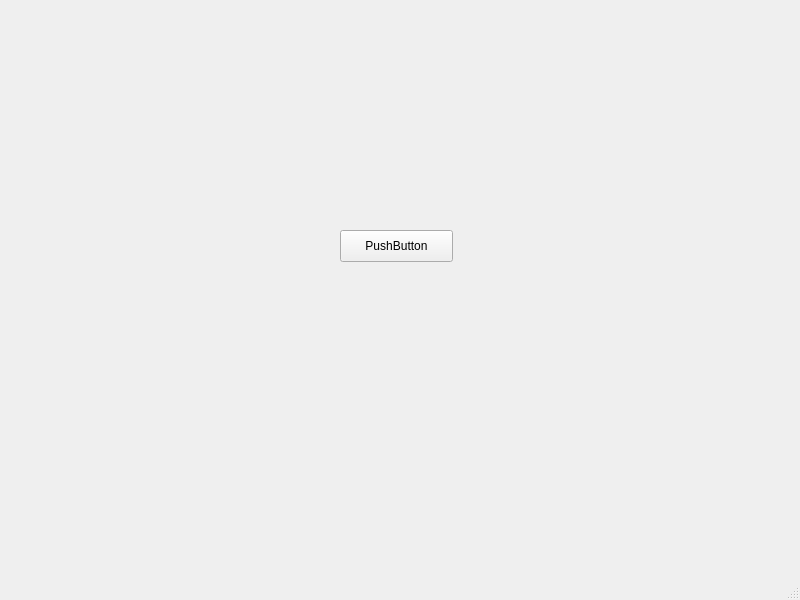
<?xml version="1.0" encoding="UTF-8"?>
<ui version="4.0">
 <class>MainWindow</class>
 <widget class="QMainWindow" name="MainWindow">
  <property name="geometry">
   <rect>
    <x>0</x>
    <y>0</y>
    <width>800</width>
    <height>600</height>
   </rect>
  </property>
  <property name="windowTitle">
   <string>MainWindow</string>
  </property>
  <widget class="QWidget" name="centralwidget">
   <widget class="QPushButton" name="pushButton">
    <property name="geometry">
     <rect>
      <x>340</x>
      <y>230</y>
      <width>113</width>
      <height>32</height>
     </rect>
    </property>
    <property name="text">
     <string>PushButton</string>
    </property>
   </widget>
  </widget>
  <widget class="QMenuBar" name="menubar">
   <property name="geometry">
    <rect>
     <x>0</x>
     <y>0</y>
     <width>800</width>
     <height>22</height>
    </rect>
   </property>
  </widget>
  <widget class="QStatusBar" name="statusbar"/>
 </widget>
 <resources/>
 <connections/>
</ui>
